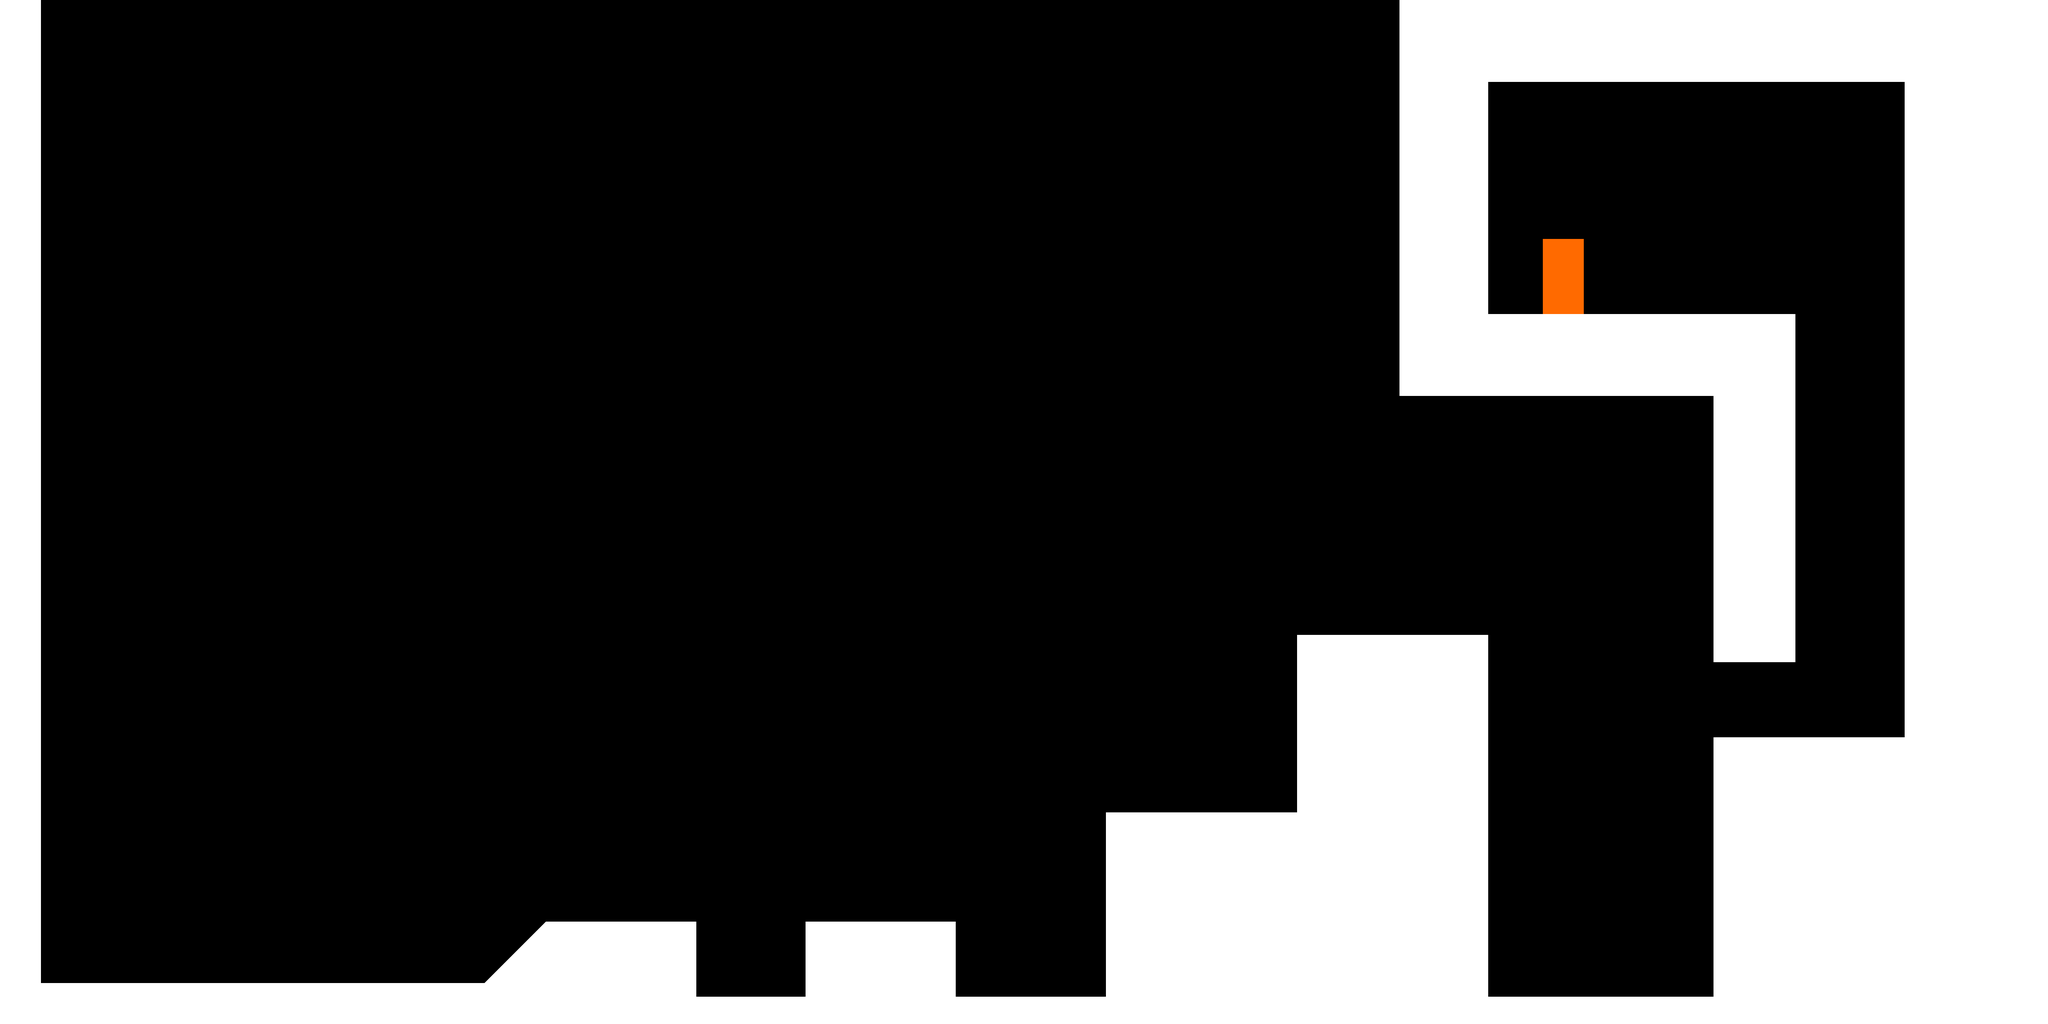

A 2D game scene composited from a Tiled map and its tileset images. What follows is a short description and the map's XML, with each tile layer's data collapsed to a summary:
An orthogonal 300x150 tile map with 16x16 px tiles, 4 tile layers (white tiles, blue tiles, red tiles, door tiles) and 28 objects.

<map version="1.0" orientation="orthogonal" renderorder="right-down" width="300" height="150" tilewidth="16" tileheight="16" nextobjectid="153">
 <tileset firstgid="1" name="tileset" tilewidth="16" tileheight="16" tilecount="36">
  <image source="tileset.png" width="96" height="96" />
 </tileset>
 <objectgroup name="default slope">
  <object id="92" x="1632" y="2336">
   <polyline points="0,0 256,0 256,-176" />
  </object>
  <object id="93" x="1888" y="2160">
   <polyline points="0,0 352,0 352,176 704,176" />
  </object>
  <object id="95" x="3296" y="2336">
   <polyline points="0,0 720,0" />
  </object>
  <object id="105" x="96" y="2304">
   <polyline points="0,0 1040,0 1184,-144 1536,-144" />
  </object>
  <object id="123" x="4016" y="2336">
   <polyline points="0,0 0,-608 448,-608" />
  </object>
  <object id="127" x="1632" y="2160">
   <polyline points="0,0 0,176" />
  </object>
  <object id="130" x="4464" y="1728">
   <polyline points="0,0 0,-1536" />
  </object>
  <object id="132" x="3488" y="192">
   <polyline points="0,0 976,0" />
  </object>
  <object id="133" x="3488" y="192">
   <polyline points="0,0 0,544" />
  </object>
  <object id="134" x="3488" y="736">
   <polyline points="0,0 720,0" />
  </object>
  <object id="135" x="4208" y="736">
   <polyline points="0,0 0,816" />
  </object>
  <object id="136" x="4208" y="1552">
   <polyline points="0,0 -192,0" />
  </object>
  <object id="137" x="4016" y="1552">
   <polyline points="0,0 0,-624 -736,-624" />
  </object>
  <object id="146" x="2592" y="2336">
   <polyline points="0,0 0,-432 448,-432" />
  </object>
  <object id="148" x="3040" y="1904">
   <polyline points="0,0 0,-416 448,-416" />
  </object>
  <object id="149" x="3488" y="1488">
   <polyline points="0,0 0,848" />
  </object>
  <object id="151" x="96" y="2304">
   <polyline points="0,0 0,-2304" />
  </object>
 </objectgroup>
 <objectgroup name="normal slope" />
 <objectgroup name="alternate slope" />
 <objectgroup name="boundary slope" />
 <objectgroup name="white enemies" />
 <objectgroup name="blue enemies" />
 <objectgroup name="red enemies" />
 <objectgroup name="lights">
  <object id="36" x="528" y="1824" width="16" height="16" />
  <object id="52" x="1456" y="1632" width="16" height="16" />
  <object id="114" x="2176" y="1568" width="16" height="16" />
  <object id="117" x="3104" y="960" width="16" height="16" />
  <object id="118" x="3632" y="1632" width="16" height="16" />
  <object id="119" x="4336" y="1312" width="16" height="16" />
  <object id="120" x="4336" y="800" width="16" height="16" />
  <object id="121" x="3808" y="224" width="16" height="16" />
  <object id="122" x="4304" y="240" width="16" height="16" />
 </objectgroup>
 <objectgroup name="player">
  <object id="32" x="192" y="2224" width="16" height="16" />
 </objectgroup>
 <objectgroup name="end">
  <object id="129" x="3664" y="736">
   <polyline points="0,0 0,-176" />
  </object>
 </objectgroup>
 <objectgroup name="unclimbable white slope" />
 <objectgroup name="unclimbable blue slope" />
 <objectgroup name="unclimbable red slope" />
 <objectgroup name="Object Layer 14" />
 <objectgroup name="Object Layer 15" />
 <objectgroup name="Object Layer 16" />
 <layer name="white tiles" width="300" height="150">
  <data>[45000 cells, 11617 non-empty, 2 distinct tile ids]</data>
 </layer>
 <layer name="blue tiles" width="300" height="150">
  <data>[45000 cells, 0 non-empty, 0 distinct tile ids]</data>
 </layer>
 <layer name="red tiles" width="300" height="150">
  <data>[45000 cells, 0 non-empty, 0 distinct tile ids]</data>
 </layer>
 <layer name="door tiles" width="300" height="150">
  <data>[45000 cells, 66 non-empty, 1 distinct tile ids]</data>
 </layer>
</map>
